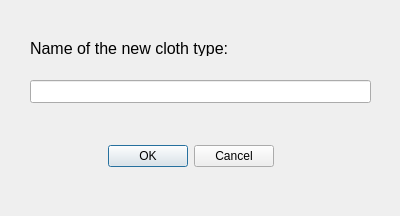
<?xml version="1.0" encoding="UTF-8"?>
<ui version="4.0">
 <class>AddClothType</class>
 <widget class="QDialog" name="AddClothType">
  <property name="geometry">
   <rect>
    <x>0</x>
    <y>0</y>
    <width>400</width>
    <height>216</height>
   </rect>
  </property>
  <property name="windowTitle">
   <string>Add Cloth Type</string>
  </property>
  <widget class="QDialogButtonBox" name="buttonBox">
   <property name="geometry">
    <rect>
     <x>20</x>
     <y>140</y>
     <width>341</width>
     <height>32</height>
    </rect>
   </property>
   <property name="orientation">
    <enum>Qt::Orientation::Horizontal</enum>
   </property>
   <property name="standardButtons">
    <set>QDialogButtonBox::StandardButton::Cancel|QDialogButtonBox::StandardButton::Ok</set>
   </property>
   <property name="centerButtons">
    <bool>true</bool>
   </property>
  </widget>
  <widget class="QLabel" name="lbl_ClothInstructions">
   <property name="geometry">
    <rect>
     <x>30</x>
     <y>40</y>
     <width>211</width>
     <height>16</height>
    </rect>
   </property>
   <property name="font">
    <font>
     <pointsize>12</pointsize>
    </font>
   </property>
   <property name="text">
    <string>Name of the new cloth type:</string>
   </property>
  </widget>
  <widget class="QLineEdit" name="le_ClothType">
   <property name="geometry">
    <rect>
     <x>30</x>
     <y>80</y>
     <width>341</width>
     <height>23</height>
    </rect>
   </property>
  </widget>
 </widget>
 <resources/>
 <connections>
  <connection>
   <sender>buttonBox</sender>
   <signal>rejected()</signal>
   <receiver>AddClothType</receiver>
   <slot>reject()</slot>
   <hints>
    <hint type="sourcelabel">
     <x>316</x>
     <y>260</y>
    </hint>
    <hint type="destinationlabel">
     <x>286</x>
     <y>274</y>
    </hint>
   </hints>
  </connection>
  <connection>
   <sender>buttonBox</sender>
   <signal>accepted()</signal>
   <receiver>AddClothType</receiver>
   <slot>accept()</slot>
   <hints>
    <hint type="sourcelabel">
     <x>190</x>
     <y>155</y>
    </hint>
    <hint type="destinationlabel">
     <x>199</x>
     <y>107</y>
    </hint>
   </hints>
  </connection>
 </connections>
</ui>
